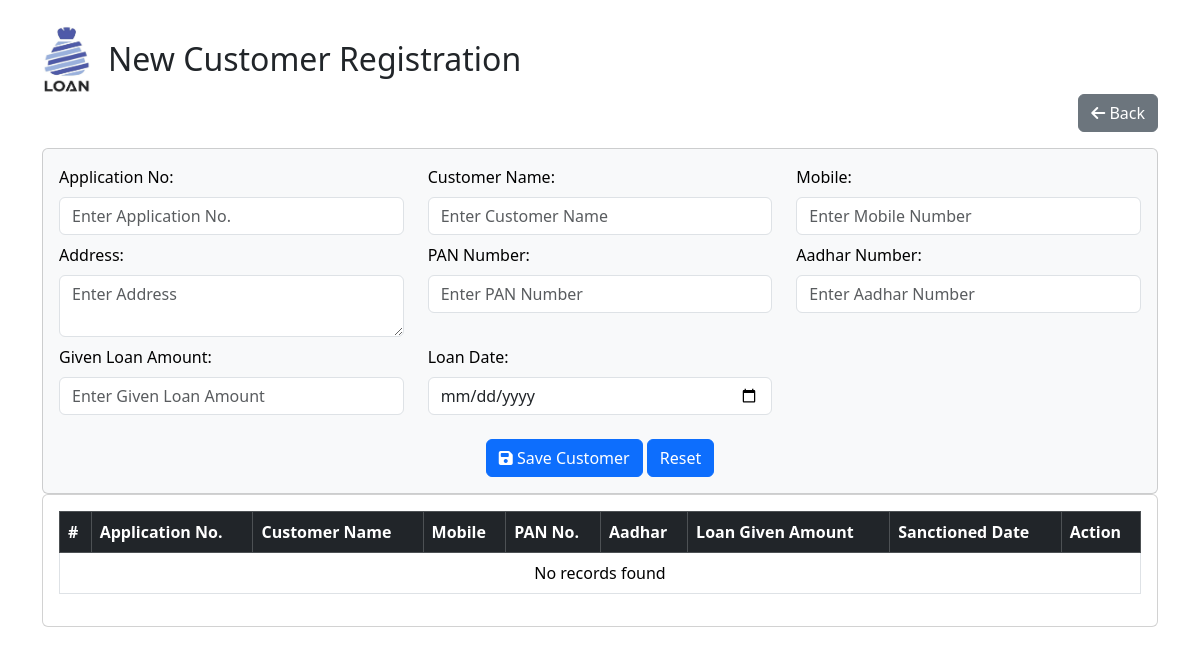
Before: /new_customer.php with the older database file.
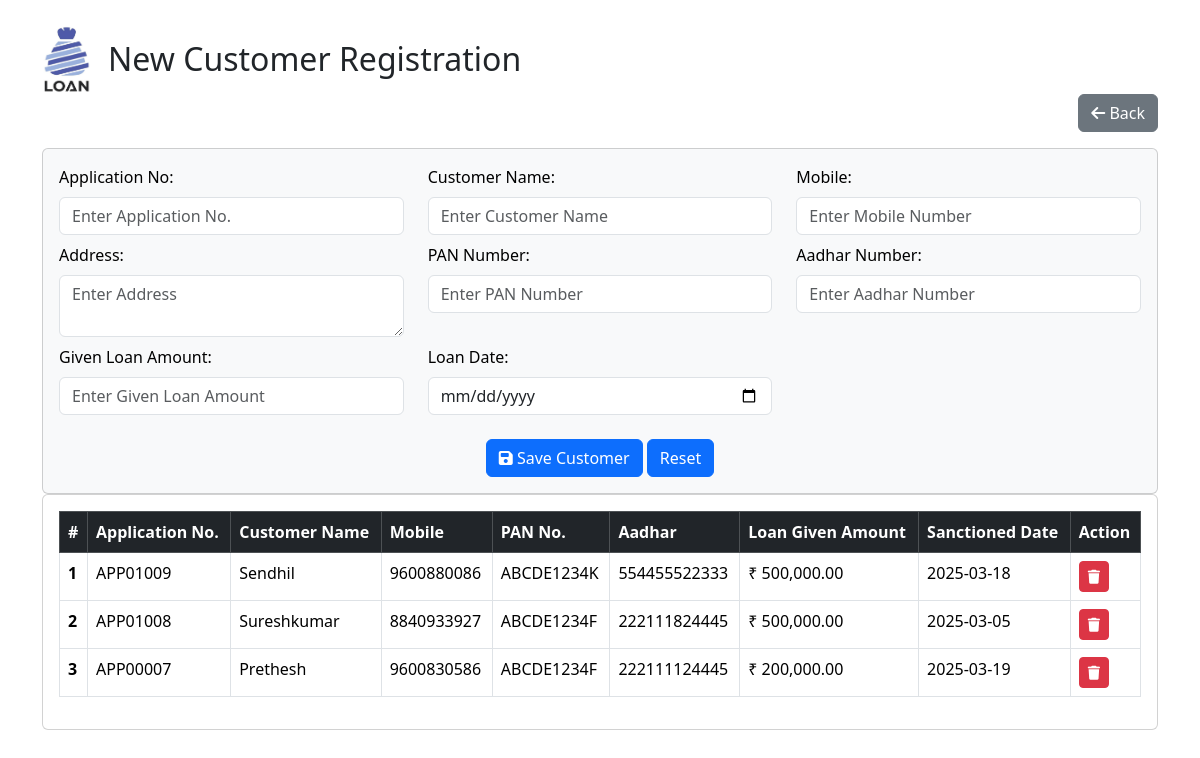
After: the same page with the newer database file.
### tables this page shows
CREATE TABLE `customers` (
  `id` int(11) NOT NULL,
  `application_number` varchar(50) NOT NULL,
  `customer_name` varchar(255) NOT NULL,
  `mobile` varchar(10) NOT NULL,
  `address` text NOT NULL,
  `pan` varchar(20) DEFAULT NULL,
  `aadhar` varchar(12) NOT NULL,
  `request_loan_amt` decimal(10,2) NOT NULL,
  `eligible_loan_amt` decimal(10,2) NOT NULL,
  `given_loan_amt` decimal(10,2) NOT NULL,
  `loan_date` date NOT NULL,
  `created_at` timestamp NOT NULL DEFAULT current_timestamp(),
  `isdelete` int(10) NOT NULL
);

### new_customer.php (the view, shortened to what the changed rows need)
<!DOCTYPE html>
<html lang="en">
<head>
    <link rel="stylesheet" href="css/bootstrap.min.css">
    <link rel="stylesheet" href="https://cdnjs.cloudflare.com/ajax/libs/font-awesome/6.5.1/css/all.min.css">
</head>
<body>
    <div class="container mt-4">
        <div class="d-flex text-center ">
            <h2 class="mt-3 mx-3">New Customer Registration</h2>
        </div>
        <?php include 'includes/connection.php'; ?>
<div class="card">
    <div class="card-body">
        <table class="table table-hover table-bordered">
            <thead class="table-dark">
                <tr>
                    <th scope="col">#</th>
                    <th scope="col">Application No.</th>
                    <th scope="col">Customer Name</th>
                    <th scope="col">Mobile</th>
                    <th scope="col">PAN No.</th>
                    <th scope="col">Aadhar</th>
                    <th scope="col">Loan Given Amount</th>
                    <th scope="col">Sanctioned Date</th>
                    <th scope="col">Action</th>
                </tr>
            </thead>
            <tbody>
                <?php
                $sql = "SELECT id, application_number, customer_name, mobile, pan, aadhar, given_loan_amt, loan_date
                FROM customers
                WHERE isdelete = 0
                ORDER BY id DESC";
                $result = $conn->query($sql);
                $count = 1;
                if ($result->num_rows > 0) {
                    while ($row = $result->fetch_assoc()) {
                        echo "<tr>
                            <th scope='row'>{$count}</th>
                            <td>{$row['application_number']}</td>
                            <td>{$row['customer_name']}</td>
                            <td>{$row['mobile']}</td>
                            <td>{$row['pan']}</td>
                            <td>{$row['aadhar']}</td>
                            <td>₹ " . number_format($row['given_loan_amt'], 2) . "</td>
                            <td>{$row['loan_date']}</td>
                            <td>
                                <button class='btn btn-danger btn-sm delete-btn' data-id='{$row['id']}'>
                                    <i class='fa fa-trash'></i>
                                </button>
                            </td>
                          </tr>";
                        $count++;
                    }
                } else {
                    echo "<tr><td colspan='9' class='text-center'>No records found</td></tr>";
                }
                ?>
            </tbody>
        </table>
    </div>
</div>
    </div>
</body>
</html>

Changed rows visible on the page:
added customers: application_number "APP01009", customer_name "Sendhil", mobile "9600880086", pan "ABCDE1234K", aadhar "554455522333", given_loan_amt "500,000.00", loan_date "2025-03-18"
added customers: application_number "APP01008", customer_name "Sureshkumar", mobile "8840933927", pan "ABCDE1234F", aadhar "222111824445", given_loan_amt "500,000.00", loan_date "2025-03-05"
added customers: application_number "APP00007", customer_name "Prethesh", mobile "9600830586", pan "ABCDE1234F", aadhar "222111124445", given_loan_amt "200,000.00", loan_date "2025-03-19"
Other visible differences:
text no longer shown: "No records found"
